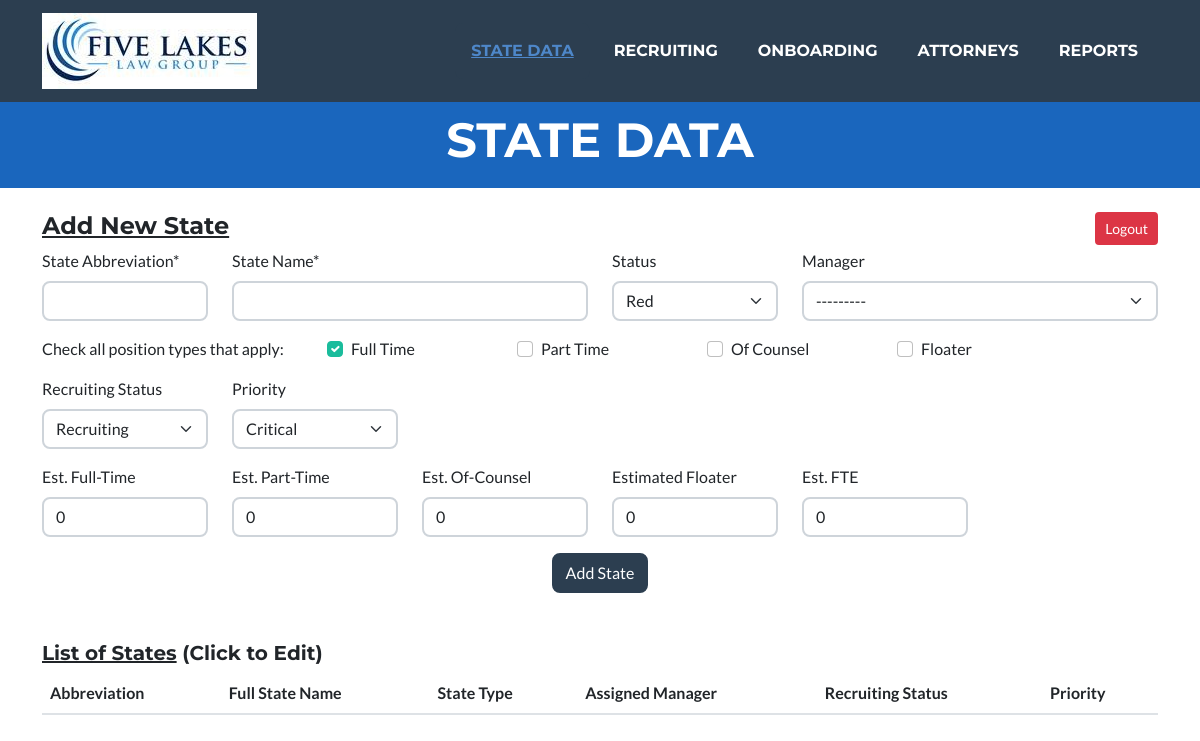
/states/add_states (signed in), run on an earlier commit of the app's database.
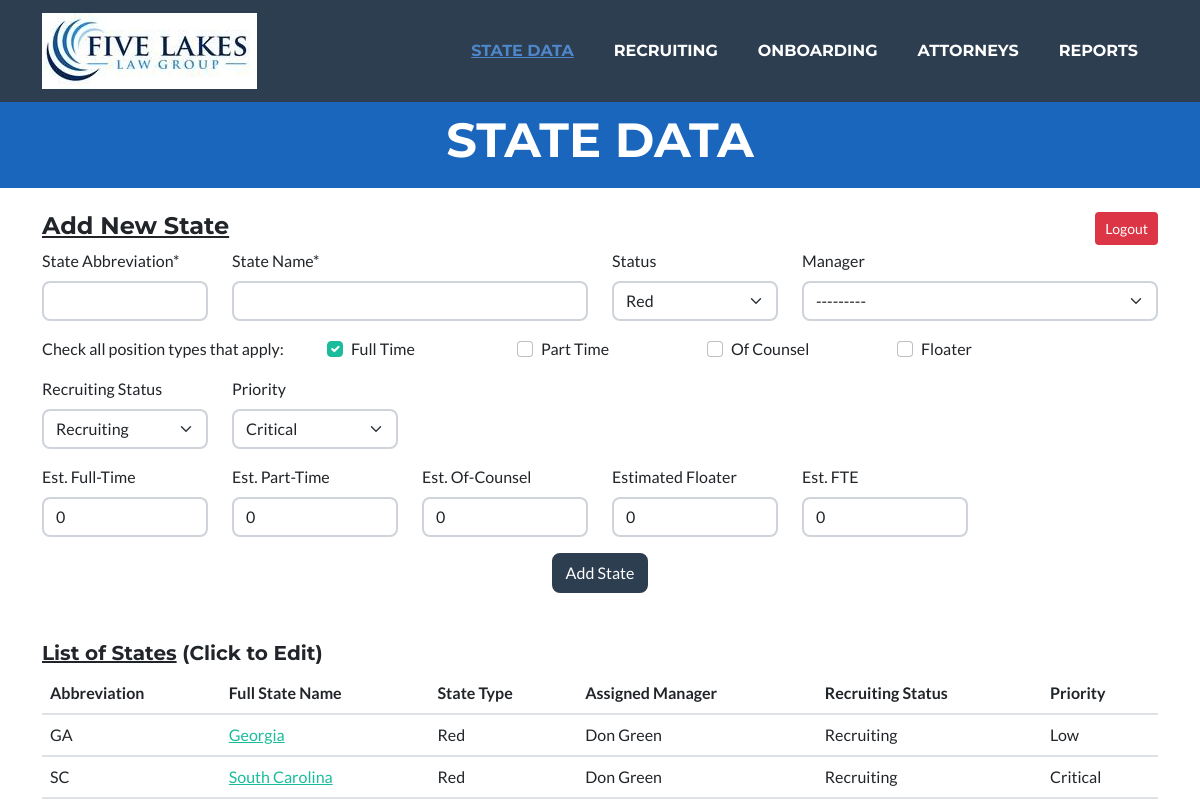
And on a later commit of the database.
### states/models.py (models this page shows, shortened)
class State(models.Model):
    class Meta:
        verbose_name = "State Profile"
        verbose_name_plural = "State Profiles"
    STATE_STATUS = [
        ('Red', 'Red'),
        ('Green', 'Green'),
        ('Other', 'Other'),
        ('Inactive', 'Inactive'),
        ('Not in Network', 'Not in Network'),
    ]
    RECRUITING_STATUS_OPTIONS = [
        ('Recruiting', 'Recruiting'),
        ('Pending', 'Pending'),
        ('Staffed', 'Staffed'),
    ]
    PRIORITY_OPTIONS = [
        ('Critical', 'Critical'),
        ('High', 'High'),
        ('Medium', 'Medium'),
        ('Low', 'Low'),
        ('None', 'None'),
    ]
    MANAGERS_CHOICES = get_managers()
    id = models.AutoField(primary_key=True)
    state_abbrev = models.CharField("State Abbreviation", max_length=2, unique=True, null=True, blank=False)
    state_full = models.CharField("State Name", max_length=50, unique=True, null=True, blank=False)
    state_status = models.CharField("Status", max_length=25,
                                    choices=STATE_STATUS, default='Red', blank=True)
    manager = models.CharField("Manager", max_length=50,
                               choices=MANAGERS_CHOICES, null=True, blank=True)
    recruiting_status = models.CharField("Recruiting Status", max_length=25,
                                         choices=RECRUITING_STATUS_OPTIONS, default='Recruiting', blank=True)
    state_priority = models.CharField("Priority", max_length=25,
                                      choices=PRIORITY_OPTIONS, default='Critical', blank=True)
    full_time = models.BooleanField("Full Time", default=True)
    part_time = models.BooleanField("Part Time", default=False)
    of_counsel = models.BooleanField("Of Counsel", default=False)
    floater = models.BooleanField("Floater", default=False)
    FTE_est = models.IntegerField("Est. FTE", default=0, blank=True)
    full_time_est = models.IntegerField("Est. Full-Time", default=0, blank=True)
    part_time_est = models.IntegerField("Est. Part-Time", default=0, blank=True)
    of_counsel_est = models.IntegerField("Est. Of-Counsel", default=0, blank=True)
    floater_est = models.IntegerField("Estimated Floater", default=0, blank=True)

### states/views.py (the view)
# urls.py: path('add_states', views.add_states, name="add_states"),
@login_required(login_url=reverse_lazy('login'))
def add_states(request, search_state=None, search_manager=None, search_priority=None):
    context = {'title': 'State Data'}
    states = State.objects.order_by('state_abbrev')
    context.update({'states': states})
    if request.method == "POST":
        form = State_Form(request.POST)
        if form.is_valid():
            form.save()
        return HttpResponseRedirect(reverse_lazy('states'), context)
    else:  # GET
        stateForm = State_Form()
        states = State.objects.order_by('state_abbrev')
        context.update({'states': states})
        context.update({'stateForm': stateForm})
        return render(request, 'templates/states/add_states.html', context)

### FiveLakes/templates/states/add_states.html (shortened to what this page needs)
{% extends 'templates/index.html' %}
{% load crispy_forms_tags %}
{% load crispy_forms_filters %}
{% load static %}
{% block menu %}
<div class="collapse navbar-collapse" id="navbarResponsive">
    <ul class="navbar-nav ms-auto">
        <li class="nav-item mx-0 mx-lg-1"><a class="nav-link py-3 px-0 px-lg-3 rounded active" href="{% url 'states' %}">State Data</a></li>
        <li class="nav-item mx-0 mx-lg-1"><a class="nav-link py-3 px-0 px-lg-3 rounded" href="{% url 'recruiting' %}">Recruiting</a></li>
        <li class="nav-item mx-0 mx-lg-1"><a class="nav-link py-3 px-0 px-lg-3 rounded" href="{% url 'onboarding' %}">Onboarding</a></li>
        <li class="nav-item mx-0 mx-lg-1"><a class="nav-link py-3 px-0 px-lg-3 rounded" href="{% url 'attorneys' %}">Attorneys</a></li>
        <li class="nav-item mx-0 mx-lg-1"><a class="nav-link py-3 px-0 px-lg-3 rounded" href="#reports">Reports</a></li>
    </ul>
</div>
{% endblock menu %}
{% block header %}
<header class="masthead bg-primary text-white text-center">
    <div class="container d-flex align-items-center flex-column">
        <h4 class="masthead-heading text-uppercase mb-0">{{ title }}</h4>
    </div>
</header>
{% endblock header %}
{% block content %}
    <div class="container">
        <h4><u>Add New State</u></h4>
    </div>
    <div class="container">
      <form method="post">
        <div class="form-selection">
            {% crispy stateForm %}
        </div>
        <div style="text-align: center">
            <button type="submit" class="btn btn-secondary">Add State</button>
        </div>
      </form>
    </div>
    <br><br>
    <div class="container">
        <h5><u>List of States</u> (Click to Edit)</u></h5>
        <table class="table">
            <thead>
                <tr>
                    <th scope="col">Abbreviation</th>
                    <th scope="col">Full State Name</th>
                    <th scope="col">State Type</th>
                    <th scope="col">Assigned Manager</th>
                    <th scope="col">Recruiting Status</th>
                    <th scope="col">Priority</th>
                </tr>
            </thead>
            <tbody>
                {% for state in states %}
                <tr>
                    <td>{{ state.state_abbrev }}</td>
                    <td><a href="edit_state/{{ state.state_abbrev }}">{{ state.state_full}}</a></td>
                    <td>{{state.state_status}}</td>
                    <td>{{ state.manager}}</td>
                    <td>{{ state.recruiting_status}}</td>
                    <td>{{ state.state_priority}}</td>
                </tr>
                {% endfor %}
            </tbody>
        </table>
    </div>
{% endblock content %}

What changed in the data, as far as the page shows it:
added State: state_abbrev "GA", state_full "Georgia", state_status "Red", manager "Don Green", recruiting_status "Recruiting", state_priority "Low"
added State: state_abbrev "SC", state_full "South Carolina", state_status "Red", manager "Don Green", recruiting_status "Recruiting", state_priority "Critical"
